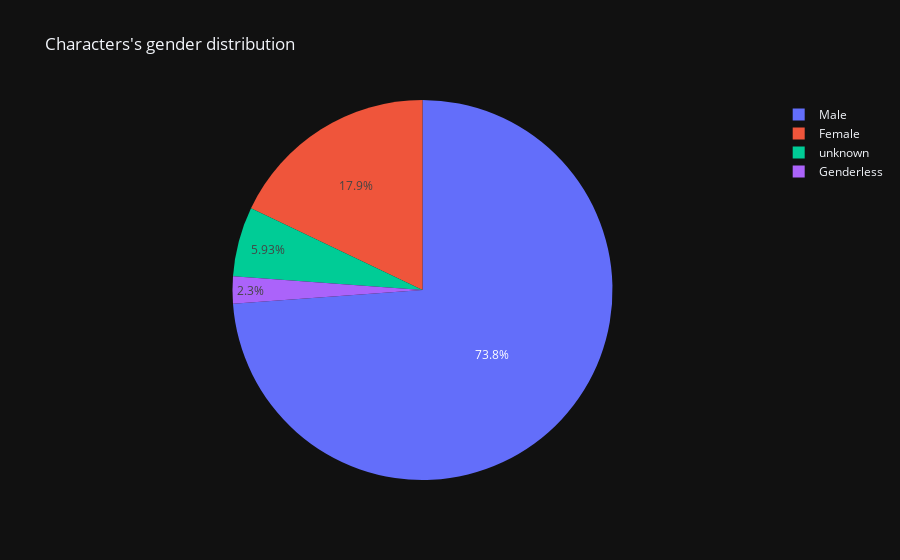

This figure's notebook cell:
### Code cell
fig=px.pie(gender_count, values=gender_count.values, names=gender_count.index, title="Characters's gender distribution", template="plotly_dark")
fig.show()

### Figure 1 — Plotly figure (JSON) as saved in the notebook; plotly's stock layout.template omitted (floating-point values rounded to 4 significant figures)
{"data": [{"domain": {"x": [0, 1], "y": [0, 1]}, "hovertemplate": "index=%{label}<br>value=%{value}<extra></extra>", "labels": ["Male", "Female", "unknown", "Genderless"], "legendgroup": "", "name": "", "showlegend": true, "type": "pie", "values": [610, 148, 49, 19]}], "layout": {"legend": {"tracegroupgap": 0}, "title": {"text": "Characters's gender distribution"}}}
